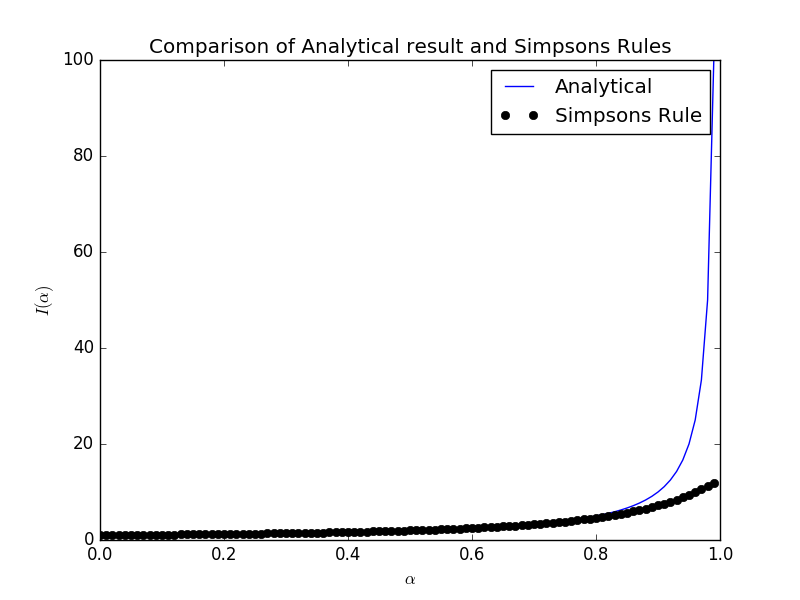

Write Python code to recreate this figure.
#Emanuel Casiano-Diaz
import numpy as np
import matplotlib.pyplot as plt


def simpsons_rule(f,x,*params):
	'''The trapezoidal rule for numerical integration of f(x) over x.'''
	a,b = x[0],x[-1]
	dx = x[1] - x[0]
	N = x.size

	I = (f(a,*params) + f(b,*params))/3.0
	I += (4.0/3.0)*sum([f(a+i*dx,*params) for i in range(1,N,2)])
	I += (2.0/3.0)*sum([f(a+i*dx,*params) for i in range(2,N,2)])

	return dx*I

def I(x,alpha):

	return ( 1/(1-x)**alpha )

def main():
	#alpha = np.linspace(0,0.9,100000)
	alphaMax = 0.999999999
	t = np.arange(0,1,1/100000)

	alphaList = np.arange(0,1,0.01)
	IListAna = np.array([])
	IListSimpson = np.array([])
	for alpha in alphaList:
		IAna = 1/(1-alpha)
		IListAna = np.append(IListAna, IAna)
		IListSimpson = np.append(IListSimpson, simpsons_rule(I,t,alpha))

	#Plot and compare Simpsons vs Analytical Result
	plt.plot(alphaList, IListAna, 'b-', label='Analytical')
	plt.plot(alphaList, IListSimpson, 'ko', label='Simpsons Rule')
	plt.title('Comparison of Analytical result and Simpsons Rules')
	plt.xlabel(r'$\alpha$')
	plt.ylabel(r'$I(\alpha)$')
	plt.legend(loc='best')
	plt.savefig('powerLawSingularities.png')
	plt.show()

	print(simpsons_rule(I,t,alpha))

if __name__ == '__main__':
	main()
